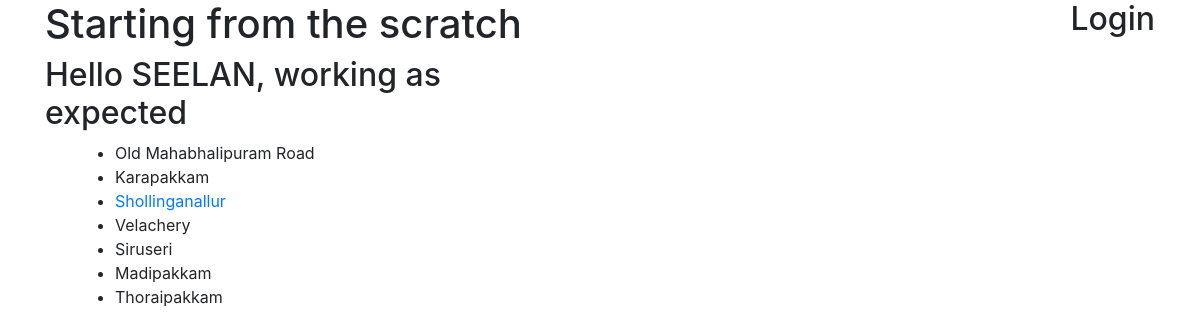
The page / on the database its author committed.
### restaurants/models.py (models this page shows)
class RestaurantLocation(models.Model):
	name = models.CharField(max_length=120)
	location = models.CharField(max_length=200, blank=True, null=True)

### restaurants/views.py (the view)
# urls.py: 2. Add a URL to urlpatterns:  url(r'^$', views.home, name='home')
def home(request):
	all_location = RestaurantLocation.objects.all().values()
	ord_loc = OrderLocation.objects.all().values()
	name = "SEELAN"
	my_details = {
		'name':name,
		'status':"working as expected",
		'locations': all_location,
	}
	return render(request, "locations.html", my_details)

### restaurants/templates/locations.html
{% extends "base.html" %}
{% block body %}
	<div class="container">
		{% block my_details %}
			<ul>
				{% for i in locations %}
					{% if i.name == 'Subway' %}
						<li><a href="restaurants/">{{ i.location }}</a></li>
					{% else %}
						<li>{{ i.location }}</li>
					{% endif %}
				{% endfor %}
			</ul>
		{% endblock %}
	</div>
{% endblock %}

### restaurants/templates/base.html (shortened to what this page needs)
<!DOCTYPE html>
<html>
<head>
</head>
{% include "bootstrap.html" %}
<body>
	<div class="container">
		<div class="row">
			<div class="col">
			<h1>Starting from the scratch</h1>
			<h2>Hello {{ name }}, {{ status }}</h2>
		</div>
		<div class="col" align="right">
			<h2>Login </h2>
		</div>
	</div>
	<div class="container">
		{% block body %}
		{% endblock %}
	</div>
</body>
</html>

### restaurants/templates/bootstrap.html (shortened to what this page needs)
<link rel="stylesheet" href="https://maxcdn.bootstrapcdn.com/bootstrap/4.0.0/css/bootstrap.min.css">

### rows shown on the page
RestaurantLocation: location "Old Mahabhalipuram Road"
RestaurantLocation: location "Karapakkam"
RestaurantLocation: location "Shollinganallur"
RestaurantLocation: location "Velachery"
RestaurantLocation: location "Siruseri"
RestaurantLocation: location "Madipakkam"
RestaurantLocation: location "Thoraipakkam"

### other values the page prints
{{ name }} "SEELAN"
{{ status }} "working as expected"
